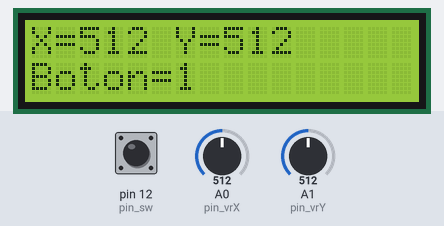
A sketch run on a simulated Arduino Uno, built with avr-gcc and run on an emulated ATmega328P. Parts: 16×2 character LCD. The test bench sets the inputs (shaded band); at power-on: A0 (pin_vrX) = 512, A1 (pin_vrY) = 512, pin 12 (pin_sw) HIGH.

Above: at 1.2 s.
1.3 s: A0 (pin_vrX) set to 716
At 2.1 s:
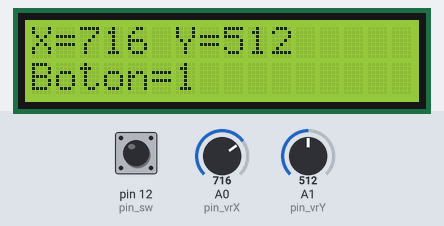
2.8 s: A1 (pin_vrY) set to 716
At 3.4 s:
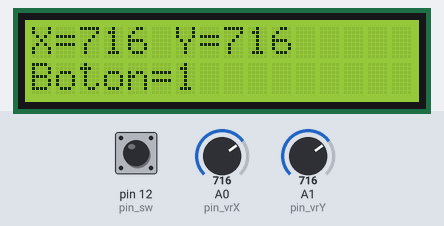
4.3 s: pin 12 (pin_sw) pulled LOW for 0.15 s
At 4.38 s:
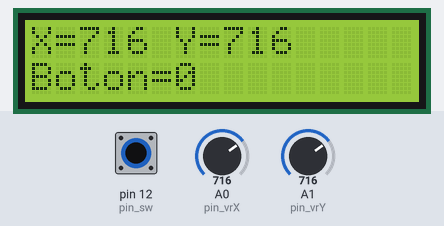
5.9 s: A0 (pin_vrX) set to 900
At 6.8 s:
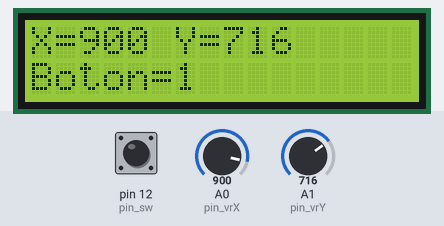
7.4 s: pin 12 (pin_sw) pulled LOW for 1 s
At 8.1 s:
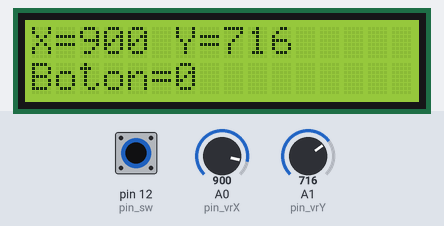
9.9 s: A1 (pin_vrY) set to 900
At 11.0 s:
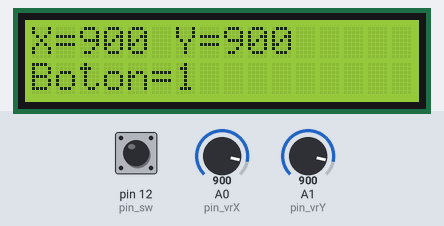
Timing chart, 0 to 12.4 s (numbered marks = the images above; inputs shaded):
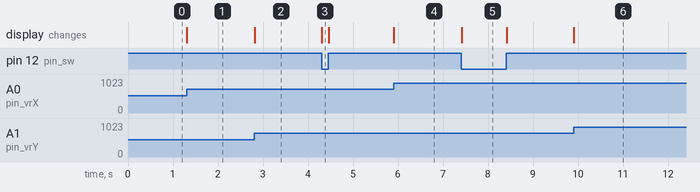

Measured:
- after the input at 1.3 s, the display: changes at once (image 1)
- after the input at 2.8 s, the display: changes at once (image 2)
- after the input at 4.3 s, the display: changes at once (image 3)
- after the input at 5.9 s, the display: changes at once (image 4)
- after the input at 7.4 s, the display: changes at once (image 5)
- after the input at 9.9 s, the display: changes at once (image 6)

The sketch:

EX07_Joystick.ino
```cpp
/*
  Control con Koystick
 */

int pin_vrX  = 0;              // pin (A0) al cual esta conectada la salida del eje X
int pin_vrY  = 1;              // pin (A1) al cual esta conectado la salida del eje Y
int pin_sw   = 12;             // pin al cual esta conectado la salida del boton

// Incluye la libreria del LCD
#include <LiquidCrystal.h>

// Inicializa la libreria con los pines utilizados
// RS, E, D4, D5, D6, D7
LiquidCrystal lcd(2, 3, 4, 5, 6, 7);

// la funcion setup() se ejecuta una vez al reiniciarse
void setup() {
  lcd.begin(16, 2);              // setea el numero de filas y columnas
  pinMode(pin_sw, INPUT);        // el pin para leer el boton del joystick
  digitalWrite(pin_sw, HIGH);    // deja en 1 la entrada, ¿Por que?
}

// la funcion loop() es llamada internamente en un ciclo sin fin
void loop() {

  int x = analogRead(pin_vrX);
  int y = analogRead(pin_vrY);
  int b = digitalRead(pin_sw);

  lcd.setCursor(0, 0);                // cursor en la columna 0, fila 0
  lcd.print("X=");
  lcd.print(x);
  lcd.print(" Y=");
  lcd.print(y);
  lcd.print("                ");

  lcd.setCursor(0, 1);                // cursor en la columna 0, fila 1
  lcd.print("Boton=");
  lcd.print(b);
  lcd.print("                ");
}
```
